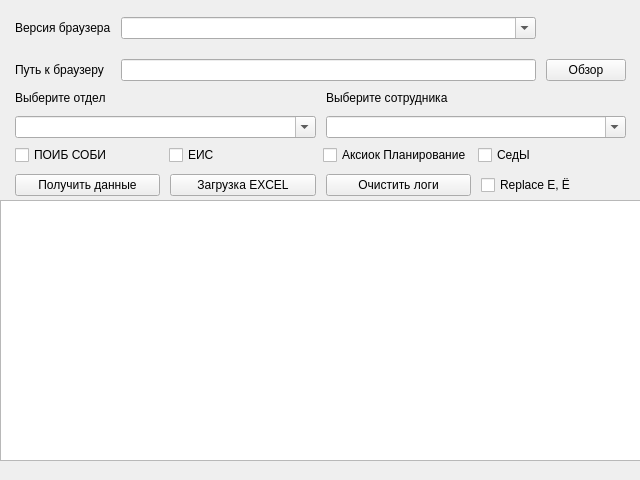
<?xml version="1.0" encoding="UTF-8"?>
<ui version="4.0">
 <class>MainWindow</class>
 <widget class="QMainWindow" name="MainWindow">
  <property name="geometry">
   <rect>
    <x>0</x>
    <y>0</y>
    <width>640</width>
    <height>480</height>
   </rect>
  </property>
  <property name="minimumSize">
   <size>
    <width>640</width>
    <height>480</height>
   </size>
  </property>
  <property name="maximumSize">
   <size>
    <width>640</width>
    <height>480</height>
   </size>
  </property>
  <property name="windowTitle">
   <string>Матрица доступов. Модуль сбора</string>
  </property>
  <widget class="QWidget" name="centralwidget">
   <widget class="QWidget" name="gridLayoutWidget">
    <property name="geometry">
     <rect>
      <x>0</x>
      <y>90</y>
      <width>641</width>
      <height>51</height>
     </rect>
    </property>
    <layout class="QGridLayout" name="filterWrap">
     <property name="sizeConstraint">
      <enum>QLayout::SetDefaultConstraint</enum>
     </property>
     <property name="leftMargin">
      <number>15</number>
     </property>
     <property name="topMargin">
      <number>0</number>
     </property>
     <property name="rightMargin">
      <number>15</number>
     </property>
     <property name="spacing">
      <number>10</number>
     </property>
     <item row="1" column="1">
      <widget class="QComboBox" name="selectEmployee">
       <property name="editable">
        <bool>true</bool>
       </property>
       <property name="placeholderText">
        <string>Выберите сотрудника</string>
       </property>
       <property name="frame">
        <bool>true</bool>
       </property>
      </widget>
     </item>
     <item row="1" column="0">
      <widget class="QComboBox" name="selectDepartments">
       <property name="enabled">
        <bool>true</bool>
       </property>
       <property name="whatsThis">
        <string/>
       </property>
       <property name="editable">
        <bool>true</bool>
       </property>
       <property name="placeholderText">
        <string>Выберите отдел</string>
       </property>
       <property name="frame">
        <bool>true</bool>
       </property>
      </widget>
     </item>
     <item row="0" column="0">
      <widget class="QLabel" name="label">
       <property name="sizePolicy">
        <sizepolicy hsizetype="Preferred" vsizetype="Maximum">
         <horstretch>0</horstretch>
         <verstretch>0</verstretch>
        </sizepolicy>
       </property>
       <property name="text">
        <string>Выберите отдел</string>
       </property>
       <property name="buddy">
        <cstring>selectDepartments</cstring>
       </property>
      </widget>
     </item>
     <item row="0" column="1">
      <widget class="QLabel" name="label_2">
       <property name="sizePolicy">
        <sizepolicy hsizetype="Preferred" vsizetype="Maximum">
         <horstretch>0</horstretch>
         <verstretch>0</verstretch>
        </sizepolicy>
       </property>
       <property name="text">
        <string>Выберите сотрудника</string>
       </property>
       <property name="buddy">
        <cstring>selectEmployee</cstring>
       </property>
      </widget>
     </item>
    </layout>
   </widget>
   <widget class="QWidget" name="gridLayoutWidget_2">
    <property name="geometry">
     <rect>
      <x>0</x>
      <y>140</y>
      <width>641</width>
      <height>31</height>
     </rect>
    </property>
    <layout class="QGridLayout" name="gridLayout">
     <property name="leftMargin">
      <number>15</number>
     </property>
     <property name="rightMargin">
      <number>15</number>
     </property>
     <item row="0" column="0">
      <widget class="QCheckBox" name="checkerPoib">
       <property name="cursor">
        <cursorShape>PointingHandCursor</cursorShape>
       </property>
       <property name="text">
        <string>ПОИБ СОБИ</string>
       </property>
      </widget>
     </item>
     <item row="0" column="2">
      <widget class="QCheckBox" name="checkerAxiok">
       <property name="cursor">
        <cursorShape>PointingHandCursor</cursorShape>
       </property>
       <property name="text">
        <string>Аксиок Планирование</string>
       </property>
      </widget>
     </item>
     <item row="0" column="1">
      <widget class="QCheckBox" name="checkerEis">
       <property name="cursor">
        <cursorShape>PointingHandCursor</cursorShape>
       </property>
       <property name="text">
        <string>ЕИС</string>
       </property>
      </widget>
     </item>
     <item row="0" column="3">
      <widget class="QCheckBox" name="checkerSeds">
       <property name="cursor">
        <cursorShape>PointingHandCursor</cursorShape>
       </property>
       <property name="text">
        <string>СедЫ</string>
       </property>
      </widget>
     </item>
    </layout>
   </widget>
   <widget class="QTreeView" name="outView">
    <property name="geometry">
     <rect>
      <x>0</x>
      <y>200</y>
      <width>641</width>
      <height>261</height>
     </rect>
    </property>
    <property name="editTriggers">
     <set>QAbstractItemView::NoEditTriggers</set>
    </property>
    <property name="textElideMode">
     <enum>Qt::ElideNone</enum>
    </property>
    <property name="uniformRowHeights">
     <bool>true</bool>
    </property>
    <property name="wordWrap">
     <bool>true</bool>
    </property>
   </widget>
   <widget class="QWidget" name="horizontalLayoutWidget">
    <property name="geometry">
     <rect>
      <x>0</x>
      <y>170</y>
      <width>641</width>
      <height>31</height>
     </rect>
    </property>
    <layout class="QHBoxLayout" name="horizontalLayout">
     <property name="spacing">
      <number>10</number>
     </property>
     <property name="leftMargin">
      <number>15</number>
     </property>
     <property name="rightMargin">
      <number>15</number>
     </property>
     <item>
      <widget class="QPushButton" name="submit">
       <property name="cursor">
        <cursorShape>PointingHandCursor</cursorShape>
       </property>
       <property name="text">
        <string>Получить данные</string>
       </property>
      </widget>
     </item>
     <item>
      <widget class="QPushButton" name="load_excel">
       <property name="text">
        <string>Загрузка EXCEL</string>
       </property>
      </widget>
     </item>
     <item>
      <widget class="QPushButton" name="clear_logs">
       <property name="cursor">
        <cursorShape>PointingHandCursor</cursorShape>
       </property>
       <property name="text">
        <string>Очистить логи</string>
       </property>
      </widget>
     </item>
     <item>
      <widget class="QCheckBox" name="test_checker">
       <property name="text">
        <string>Replace Е, Ё</string>
       </property>
      </widget>
     </item>
    </layout>
   </widget>
   <widget class="QWidget" name="gridLayoutWidget_3">
    <property name="geometry">
     <rect>
      <x>0</x>
      <y>7</y>
      <width>641</width>
      <height>85</height>
     </rect>
    </property>
    <layout class="QGridLayout" name="gridLayout_2">
     <property name="leftMargin">
      <number>15</number>
     </property>
     <property name="rightMargin">
      <number>15</number>
     </property>
     <property name="spacing">
      <number>10</number>
     </property>
     <item row="2" column="1">
      <widget class="QLabel" name="label_3">
       <property name="text">
        <string>Путь к браузеру</string>
       </property>
       <property name="buddy">
        <cstring>browserPath</cstring>
       </property>
      </widget>
     </item>
     <item row="1" column="1">
      <widget class="QLabel" name="label_4">
       <property name="text">
        <string>Версия браузера</string>
       </property>
      </widget>
     </item>
     <item row="2" column="2">
      <widget class="QLineEdit" name="browserPath">
       <property name="acceptDrops">
        <bool>false</bool>
       </property>
      </widget>
     </item>
     <item row="2" column="3">
      <widget class="QPushButton" name="file_dialog">
       <property name="text">
        <string>Обзор</string>
       </property>
      </widget>
     </item>
     <item row="1" column="2">
      <widget class="QComboBox" name="selectVersionBrowser">
       <property name="enabled">
        <bool>true</bool>
       </property>
       <property name="whatsThis">
        <string/>
       </property>
       <property name="editable">
        <bool>true</bool>
       </property>
       <property name="placeholderText">
        <string>Выберите отдел</string>
       </property>
       <property name="frame">
        <bool>true</bool>
       </property>
      </widget>
     </item>
    </layout>
   </widget>
   <widget class="QPushButton" name="callAPI">
    <property name="enabled">
     <bool>false</bool>
    </property>
    <property name="geometry">
     <rect>
      <x>440</x>
      <y>220</y>
      <width>176</width>
      <height>23</height>
     </rect>
    </property>
    <property name="text">
     <string>Обновление списка сотрудников</string>
    </property>
    <property name="default">
     <bool>false</bool>
    </property>
    <property name="flat">
     <bool>false</bool>
    </property>
   </widget>
   <zorder>callAPI</zorder>
   <zorder>gridLayoutWidget</zorder>
   <zorder>gridLayoutWidget_2</zorder>
   <zorder>outView</zorder>
   <zorder>horizontalLayoutWidget</zorder>
   <zorder>gridLayoutWidget_3</zorder>
  </widget>
  <widget class="QMenuBar" name="menubar">
   <property name="geometry">
    <rect>
     <x>0</x>
     <y>0</y>
     <width>640</width>
     <height>21</height>
    </rect>
   </property>
  </widget>
 </widget>
 <tabstops>
  <tabstop>selectDepartments</tabstop>
  <tabstop>selectEmployee</tabstop>
  <tabstop>checkerPoib</tabstop>
  <tabstop>checkerEis</tabstop>
  <tabstop>checkerAxiok</tabstop>
  <tabstop>submit</tabstop>
  <tabstop>outView</tabstop>
 </tabstops>
 <resources/>
 <connections>
  <connection>
   <sender>clear_logs</sender>
   <signal>clicked()</signal>
   <receiver>outView</receiver>
   <slot>reset()</slot>
   <hints>
    <hint type="sourcelabel">
     <x>537</x>
     <y>185</y>
    </hint>
    <hint type="destinationlabel">
     <x>521</x>
     <y>231</y>
    </hint>
   </hints>
  </connection>
 </connections>
</ui>
